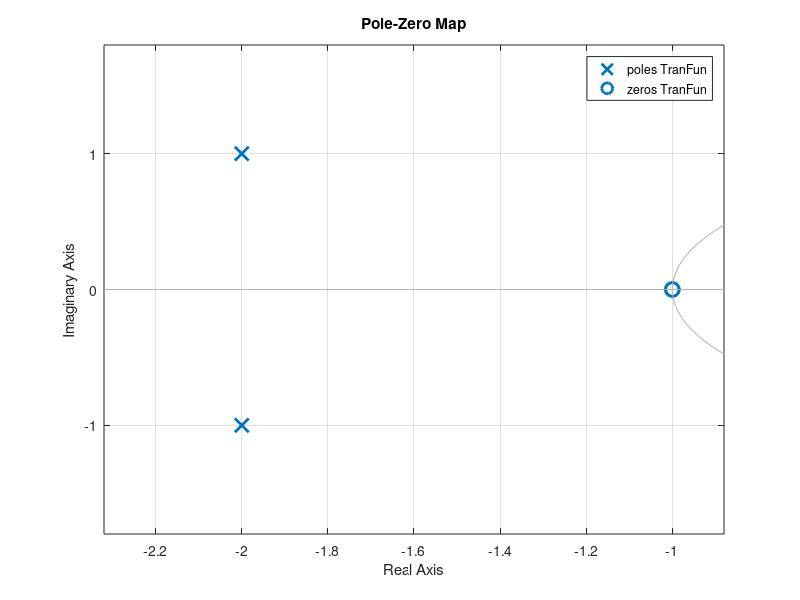

Reproduce this figure in MATLAB.
%Question No 1
%For a discrete system? y(k + 2) + 4 y(k +1) + 5y(k) = u(K + 2) + 2u(k +1) + u(k)
%Find the transfer function of the system using function tf(), set up the state space model, poles and zeros.

clear all
close all
clc

% Finding Transfer Function
num = [1 2 1];
den = [1 4 5];
TranFun = tf(num ,den, -1)


% Finding State space model
[A,B,C,D]= tf2ss(num, den)


%Finding poles and zeros
[poles,zeros]= pzmap(TranFun)
figure;
pzmap(TranFun)

